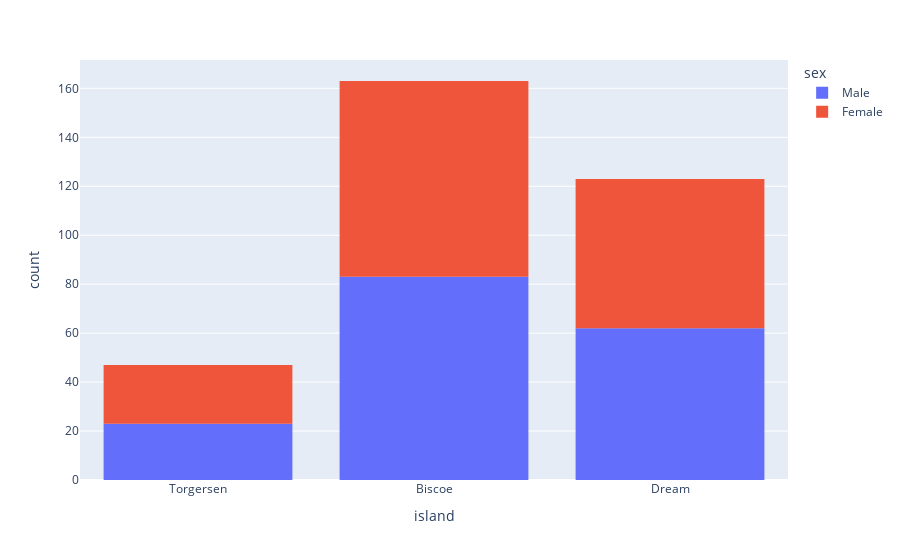

The notebook cell this image was saved under:
### Code cell
fig = px.histogram(
  penguins, x='island', color='sex'
)
fig.show()

### Figure 1 — Plotly figure (JSON) as saved in the notebook; plotly's stock layout.template omitted (floating-point values rounded to 4 significant figures; data arrays with more than 128 entries replaced by an {"elided": "..."} marker saying what was removed)
{"data": [{"alignmentgroup": "True", "bingroup": "x", "hovertemplate": "sex=Male<br>island=%{x}<br>count=%{y}<extra></extra>", "legendgroup": "Male", "marker": {"color": "#636efa", "pattern": {"shape": ""}}, "name": "Male", "offsetgroup": "Male", "orientation": "v", "showlegend": true, "type": "histogram", "x": {"elided": "168 str values"}, "xaxis": "x", "yaxis": "y"}, {"alignmentgroup": "True", "bingroup": "x", "hovertemplate": "sex=Female<br>island=%{x}<br>count=%{y}<extra></extra>", "legendgroup": "Female", "marker": {"color": "#EF553B", "pattern": {"shape": ""}}, "name": "Female", "offsetgroup": "Female", "orientation": "v", "showlegend": true, "type": "histogram", "x": {"elided": "165 str values"}, "xaxis": "x", "yaxis": "y"}], "layout": {"barmode": "relative", "legend": {"title": {"text": "sex"}, "tracegroupgap": 0}, "margin": {"t": 60}, "xaxis": {"anchor": "y", "domain": [0, 1], "title": {"text": "island"}}, "yaxis": {"anchor": "x", "domain": [0, 1], "title": {"text": "count"}}}}
